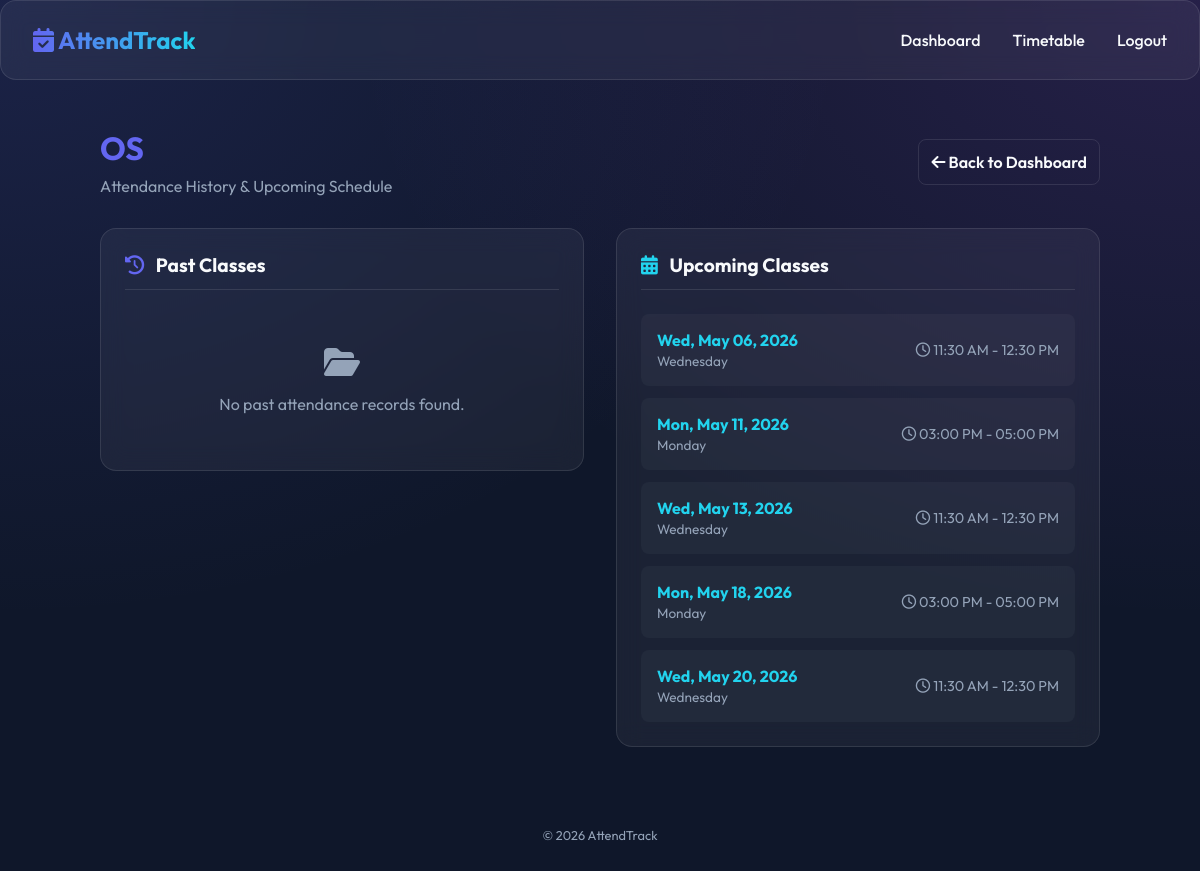
The page /subject/OS/ (signed in) on the database its author committed.
### attendance/models.py (models this page shows, shortened)
class Timetable(models.Model):
    DAYS = [
        ('Monday', 'Monday'),
        ('Tuesday', 'Tuesday'),
        ('Wednesday', 'Wednesday'),
        ('Thursday', 'Thursday'),
        ('Friday', 'Friday'),
        ('Saturday', 'Saturday'),
    ]
    student = models.ForeignKey(Student, on_delete=models.CASCADE, related_name='timetables')
    day = models.CharField(max_length=10, choices=DAYS)
    time_slot = models.CharField(max_length=50)
    subject = models.CharField(max_length=100)
    duration = models.PositiveIntegerField(default=1)  # 1 unit = 1 hour, 2 units = 2 hours

### attendance/views.py (the view)
# urls.py: path('subject/<str:subject_name>/', views.subject_detail, name='subject_detail'),
@login_required
def subject_detail(request, subject_name):
    past_records = AttendanceRecord.objects.filter(
        student=request.user, subject=subject_name
    ).order_by('-date', '-id')
    timetables = request.user.timetables.filter(subject=subject_name)
    upcoming_classes = []
    if timetables.exists():
        current_date = date.today() + timedelta(days=1)
        count = 0
        max_lookahead = 60
        lookahead = 0
        while count < 5 and lookahead < max_lookahead:
            day_name = calendar.day_name[current_date.weekday()]
            day_slots = timetables.filter(day=day_name)
            if day_slots.exists():
                working_day = WorkingDay.objects.filter(student=request.user, date=current_date).first()
                if not working_day or working_day.is_working_day:
                    sorted_slots = sort_by_time(list(day_slots))
                    for slot in sorted_slots:
                        upcoming_classes.append({
                            'date': current_date,
                            'day': day_name,
                            'time_slot': slot.time_slot
                        })
                    count += 1
            current_date += timedelta(days=1)
            lookahead += 1
    context = {
        'subject_name': subject_name,
        'past_records': past_records,
        'upcoming_classes': upcoming_classes
    }
    return render(request, 'attendance/subject_detail.html', context)

### attendance/views.py (called while the page is built)
def sort_by_time(entries):
    def get_start_time(entry):
        try:
            start_str = entry.time_slot.split(' - ')[0]
            return datetime.strptime(start_str.strip(), '%I:%M %p').time()
        except (ValueError, IndexError, AttributeError):
            from datetime import time
            return time(0, 0)
    return sorted(entries, key=get_start_time)

### templates/attendance/subject_detail.html (shortened to what this page needs)
{% extends 'base.html' %}
{% block content %}
<div style="max-width: 1000px; margin: 0 auto;">
    <div style="display: flex; justify-content: space-between; align-items: center; margin-bottom: 2rem;">
        <div>
            <h1 style="color: var(--primary); margin-bottom: 0.5rem;">{{ subject_name }}</h1>
            <p style="color: var(--text-muted);">Attendance History & Upcoming Schedule</p>
        </div>
        <a href="{% url 'dashboard' %}" class="btn" style="background: transparent; border: 1px solid var(--glass-border); color: var(--text);">
            <i class="fas fa-arrow-left"></i> Back to Dashboard
        </a>
    </div>
    <div style="display: grid; grid-template-columns: 1fr 1fr; gap: 2rem; align-items: start;">
        <div class="glass" style="padding: 1.5rem;">
            <h2 style="font-size: 1.2rem; margin-bottom: 1.5rem; border-bottom: 1px solid var(--glass-border); padding-bottom: 0.75rem;">
                <i class="fas fa-history" style="color: var(--primary); margin-right: 0.5rem;"></i> Past Classes
            </h2>
            {% if past_records %}
            <div style="display: flex; flex-direction: column; gap: 0.75rem; max-height: 500px; overflow-y: auto; padding-right: 0.5rem;">
                {% for record in past_records %}
                <div style="display: flex; justify-content: space-between; align-items: center; padding: 1rem; background: rgba(255,255,255,0.03); border-radius: 8px; border-left: 4px solid {% if record.attended %}#22c55e{% else %}#ef4444{% endif %};">
                    <div>
                        <strong style="display: block; font-size: 1rem;">{{ record.date|date:"D, M d, Y" }}</strong>
                        <span style="font-size: 0.85rem; color: var(--text-muted)">
                            <i class="far fa-clock"></i> {{ record.time_slot }}
                        </span>
                    </div>
                    <div>
                        {% if record.attended %}
                            <span style="padding: 0.25rem 0.75rem; border-radius: 12px; background: rgba(34, 197, 94, 0.1); color: #4ade80; font-size: 0.85rem; font-weight: bold;">
                                Present
                            </span>
                        {% else %}
                            <span style="padding: 0.25rem 0.75rem; border-radius: 12px; background: rgba(239, 68, 68, 0.1); color: #f87171; font-size: 0.85rem; font-weight: bold;">
                                Absent
                            </span>
                        {% endif %}
                    </div>
                </div>
                {% endfor %}
            </div>
            {% else %}
            <div style="text-align: center; padding: 2rem; color: var(--text-muted);">
                <i class="fas fa-folder-open" style="font-size: 2rem; margin-bottom: 1rem;"></i>
                <p>No past attendance records found.</p>
            </div>
            {% endif %}
        </div>
        <div class="glass" style="padding: 1.5rem;">
            <h2 style="font-size: 1.2rem; margin-bottom: 1.5rem; border-bottom: 1px solid var(--glass-border); padding-bottom: 0.75rem;">
                <i class="fas fa-calendar-alt" style="color: var(--accent); margin-right: 0.5rem;"></i> Upcoming Classes
            </h2>
            {% if upcoming_classes %}
            <div style="display: flex; flex-direction: column; gap: 0.75rem;">
                {% for entry in upcoming_classes %}
                <div style="display: flex; justify-content: space-between; align-items: center; padding: 1rem; background: rgba(255,255,255,0.03); border-radius: 8px;">
                    <div>
                        <strong style="display: block; font-size: 1rem; color: var(--accent);">{{ entry.date|date:"D, M d, Y" }}</strong>
                        <span style="font-size: 0.85rem; color: var(--text-muted)">
                            {{ entry.day }}
                        </span>
                    </div>
                    <div style="color: var(--text-muted); font-size: 0.9rem;">
                        <i class="far fa-clock"></i> {{ entry.time_slot }}
                    </div>
                </div>
                {% endfor %}
            </div>
            {% else %}
            <div style="text-align: center; padding: 2rem; color: var(--text-muted);">
                <i class="fas fa-calendar-times" style="font-size: 2rem; margin-bottom: 1rem;"></i>
                <p>No upcoming classes scheduled.</p>
            </div>
            {% endif %}
        </div>
    </div>
</div>
{% endblock %}

### static/css/style.css (style rules this page uses)
:root { --primary: #6366f1; --primary-dark: #4f46e5; --secondary: #a855f7; --accent: #22d3ee; --bg-dark: #0f172a; --card-bg: rgba(30, 41, 59, 0.7); --text-main: #f8fafc; --text-muted: #94a3b8; --border: rgba(255, 255, 255, 0.1); --glass-bg: rgba(255, 255, 255, 0.05); --glass-border: rgba(255, 255, 255, 0.1); }
* { margin: 0; padding: 0; box-sizing: border-box; }
body { font-family: 'Outfit', sans-serif; background-color: var(--bg-dark); background-image: radial-gradient(at 0% 0%, rgba(99, 102, 241, 0.15) 0px, transparent 50%), radial-gradient(at 100% 0%, rgba(168, 85, 247, 0.15) 0px, transparent 50%); color: var(--text-main); min-height: 100vh; display: flex; flex-direction: column; }
.glass { background: var(--glass-bg); backdrop-filter: blur(12px); -webkit-backdrop-filter: blur(12px); border: 1px solid var(--glass-border); border-radius: 16px; }
.btn { background: linear-gradient(135deg, var(--primary), var(--secondary)); color: white; border: none; padding: 0.75rem; border-radius: 8px; font-weight: 600; cursor: pointer; transition: transform 0.2s, filter 0.3s; text-align: center; text-decoration: none; }

### rows shown on the page
Timetable: date "Wed, May 06, 2026", day "Wednesday", time_slot "11:30 AM - 12:30 PM", date "Wed, May 13, 2026", date "Wed, May 20, 2026"
Timetable: date "Mon, May 11, 2026", day "Monday", time_slot "03:00 PM - 05:00 PM", date "Mon, May 18, 2026"

### other values the page prints
{{ subject_name }} "OS"
